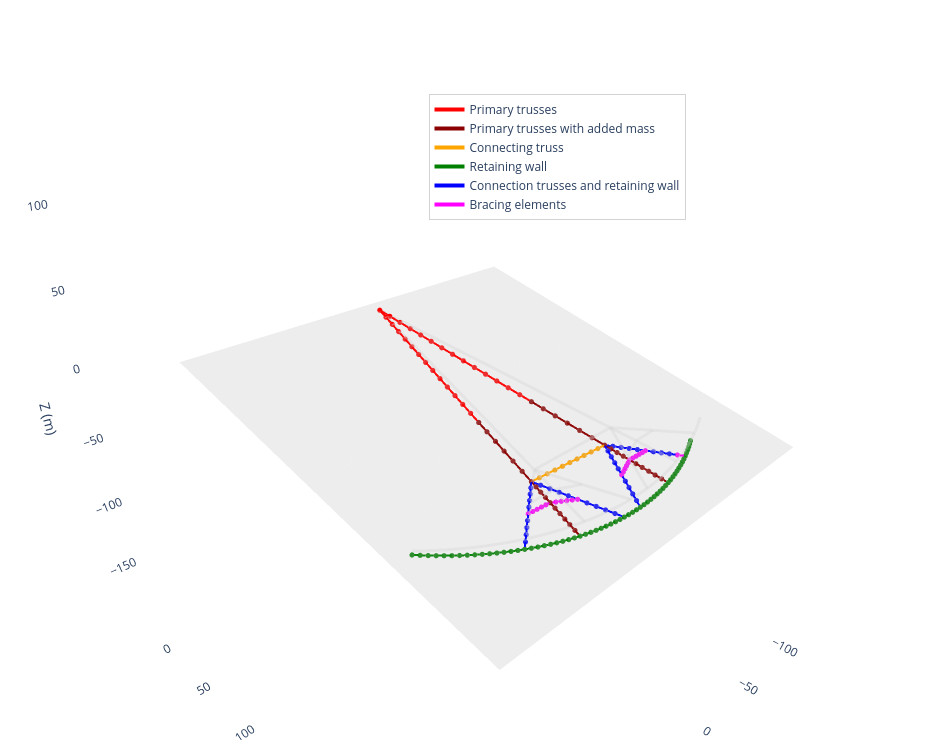
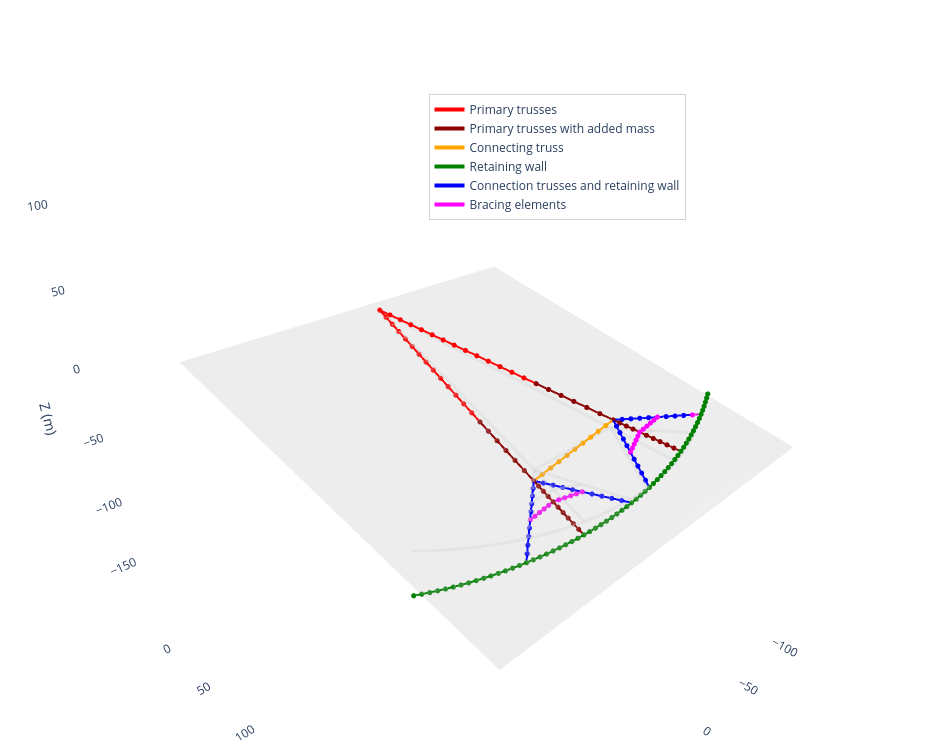
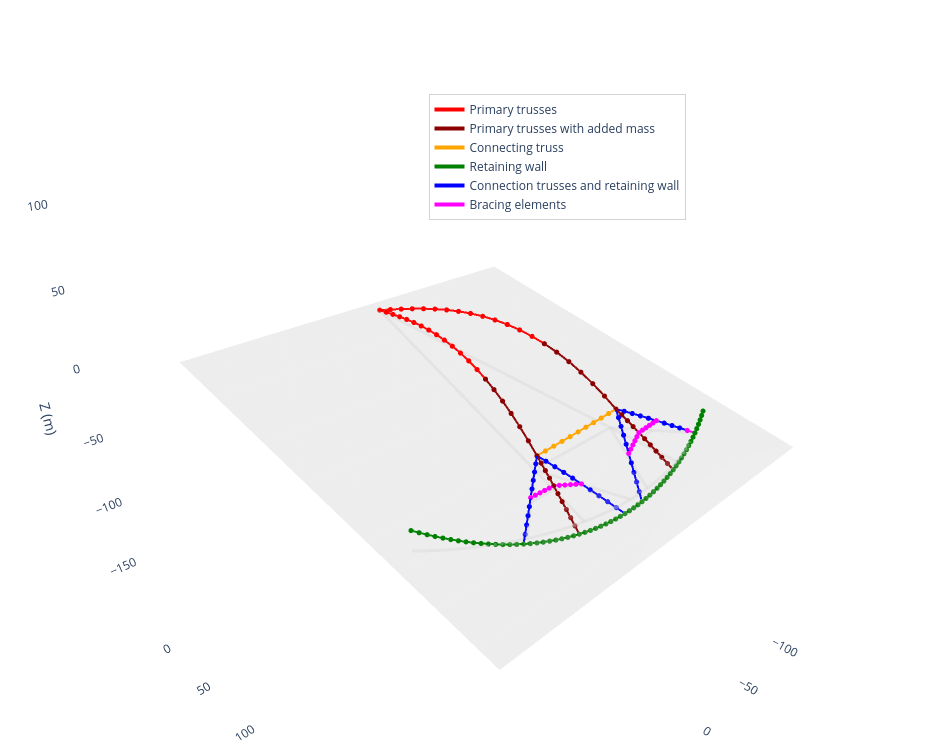
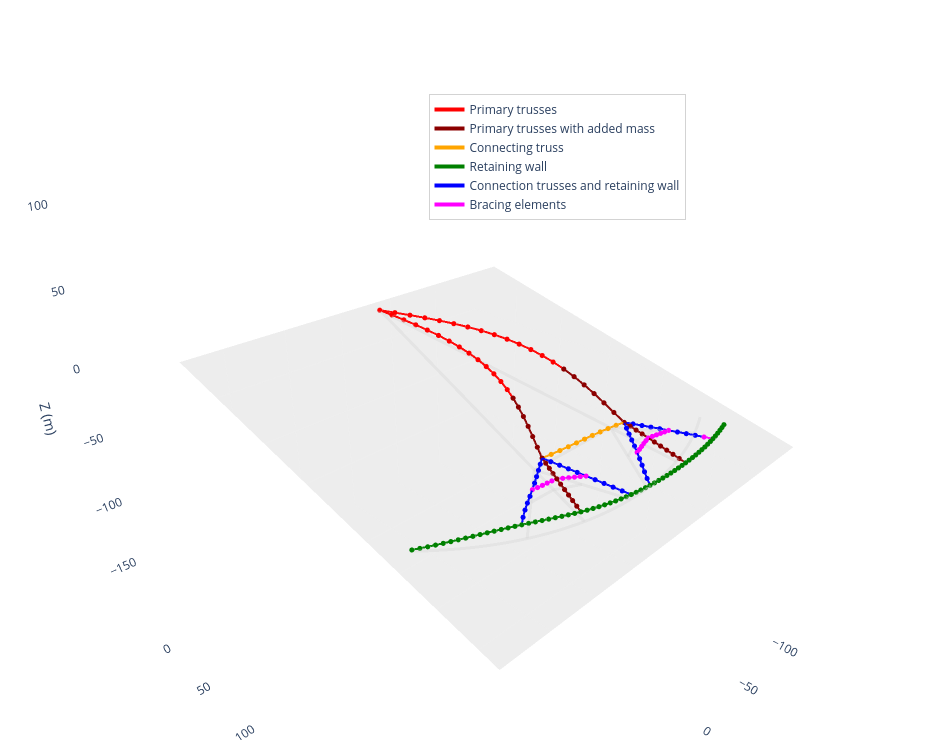

The code cell stored with these charts, in order, in its notebook:
### Code cell
import numpy as np
import plotly.graph_objects as go

# ---------------- COLOR RULES (MATCHING MATPLOTLIB) ----------------
def element_color(i):
    # darkred elements
    if (i > 13 and i < 30) or (i > 43 and i < 60):
        return "darkred"
    # remaining <60 are red
    elif i < 60:
        return "red"
    elif i < 70:
        return "orange"
    elif i < 130:
        return "green"
    elif i < 169:
        return "blue"
    else:
        return "magenta"

element_colors = [element_color(i) for i in range(len(element_nodes))]

# ---------------- NODE COLORS (MATCHING SPECIAL EXCEPTIONS) ----------------
node_colors = ["black"] * len(nodes)

for i, (nA, nB) in enumerate(element_nodes):

    col = element_colors[i]

    # Base color following element color
    node_colors[nA - 1] = col
    node_colors[nB - 1] = col

    # Special overrides (same as Matplotlib snippet)
    if i in [130, 140, 150, 160]:
        node_colors[nA - 1] = "darkred"

    if i in [139, 149, 159, 169]:
        node_colors[nB - 1] = "green"

    if i in [170, 185]:
        node_colors[nA - 1] = "darkred"


# ---------------- SETTINGS ----------------
modes_to_plot = 10
scale = 100000

nodes = np.array(nodes)
eigvecs_disp_full = np.array(eigvecs_disp_full)

# FIXED AXES (ZOOMED IN VERSION)
min_x, max_x = nodes[:,0].min(), nodes[:,0].max()
min_y, max_y = nodes[:,1].min(), nodes[:,1].max()
min_z, max_z = nodes[:,2].min(), nodes[:,2].max()

Lmax = max(max_x-min_x, max_y-min_y, max_z-min_z)

mid_x = (min_x + max_x)/2
mid_y = (min_y + max_y)/2
mid_z = (min_z + max_z)/2

zoom = 0.7 * Lmax

xr = [mid_x - zoom, mid_x + zoom]
yr = [mid_y - zoom, mid_y + zoom]
zr = [mid_z - zoom, mid_z + zoom]


# ==========================================================
# LOOP OVER MODES
# ==========================================================
for i in range(modes_to_plot):

    mode_disp = eigvecs_disp_full[:, i].reshape(-1, 3)
    U = nodes + scale * mode_disp

    traces = []

    # ======================================================
    # REFERENCE PLANE (15° downward tilt)
    # ======================================================
    x_grid = np.linspace(-130, 150, 50)
    y_grid = np.linspace(-10, 270, 50)
    Xg, Yg = np.meshgrid(x_grid, y_grid)
    Zg = np.zeros_like(Xg)

    theta = np.radians(-13)
    Rx = np.array([
        [1, 0, 0],
        [0, np.cos(theta), -np.sin(theta)],
        [0, np.sin(theta),  np.cos(theta)]
    ])

    plane_points = np.vstack([Xg.flatten(), Yg.flatten(), Zg.flatten()])
    rotated = Rx @ plane_points

    Xg_rot = rotated[0].reshape(Xg.shape)
    Yg_rot = rotated[1].reshape(Yg.shape)
    Zg_rot = rotated[2].reshape(Zg.shape)

    traces.append(
        go.Surface(
            x=Xg_rot, y=Yg_rot, z=Zg_rot,
            showscale=False, opacity=0.25,
            colorscale=[[0, "rgb(170,170,170)"], [1, "rgb(170,170,170)"]],
            hoverinfo="skip"
        )
    )

    # ======================================================
    # UNDEFORMED STRUCTURE
    # ======================================================
    for e, (nA, nB) in enumerate(element_nodes):
        p1 = nodes[nA - 1]
        p2 = nodes[nB - 1]

        traces.append(
            go.Scatter3d(
                x=[p1[0], p2[0]],
                y=[p1[1], p2[1]],
                z=[p1[2], p2[2]],
                mode="lines",
                line=dict(color="lightgrey", width=6),
                opacity=0.35,
                showlegend=False
            )
        )

    # ======================================================
    # DEFORMED STRUCTURE
    # ======================================================
    for e, (nA, nB) in enumerate(element_nodes):
        p1 = U[nA - 1]
        p2 = U[nB - 1]

        traces.append(
            go.Scatter3d(
                x=[p1[0], p2[0]],
                y=[p1[1], p2[1]],
                z=[p1[2], p2[2]],
                mode="lines",
                line=dict(color=element_colors[e], width=4),
                opacity=0.95,
                showlegend=False
            )
        )

    # ======================================================
    # NODES (COLORED BY RULES)
    # ======================================================
    traces.append(
        go.Scatter3d(
            x=U[:,0],
            y=U[:,1],
            z=U[:,2],
            mode="markers",
            marker=dict(size=3, color=node_colors),
            showlegend=False
        )
    )

    # ======================================================
    # LEGEND (MATCHING YOUR MATPLOTLIB VERSION)
    # ======================================================
    legend_traces = [
        go.Scatter3d(x=[None], y=[None], z=[None], mode="lines",
                     line=dict(color="red", width=4),
                     name="Primary trusses"),

        go.Scatter3d(x=[None], y=[None], z=[None], mode="lines",
                     line=dict(color="darkred", width=4),
                     name="Primary trusses with added mass"),

        go.Scatter3d(x=[None], y=[None], z=[None], mode="lines",
                     line=dict(color="orange", width=4),
                     name="Connecting truss"),

        go.Scatter3d(x=[None], y=[None], z=[None], mode="lines",
                     line=dict(color="green", width=4),
                     name="Retaining wall"),

        go.Scatter3d(x=[None], y=[None], z=[None], mode="lines",
                     line=dict(color="blue", width=4),
                     name="Connection trusses and retaining wall"),

        go.Scatter3d(x=[None], y=[None], z=[None], mode="lines",
                     line=dict(color="magenta", width=4),
                     name="Bracing elements")
    ]

    fig = go.Figure(data=traces + legend_traces)

    # ======================================================
    # LAYOUT
    # ======================================================
    fig.update_layout(
        width=950,
        height=750,
        paper_bgcolor="white",
        showlegend=True,
        legend=dict(
            x=0.45, y=0.95,
            bgcolor="rgba(255,255,255,0.85)",
            bordercolor="lightgrey",
            borderwidth=1
        ),
        scene=dict(
            xaxis=dict(title="X (m)", range=xr, showbackground=False),
            yaxis=dict(title="Y (m)", range=yr, showbackground=False),
            zaxis=dict(title="Z (m)", range=zr, showbackground=False),
            aspectmode="manual",
            aspectratio=dict(x=1, y=1, z=1),
            camera=dict(eye=dict(x=1, y=1, z=0.7))
        ),
        margin=dict(l=10, r=10, b=10, t=60)
    )

    fig.show()
